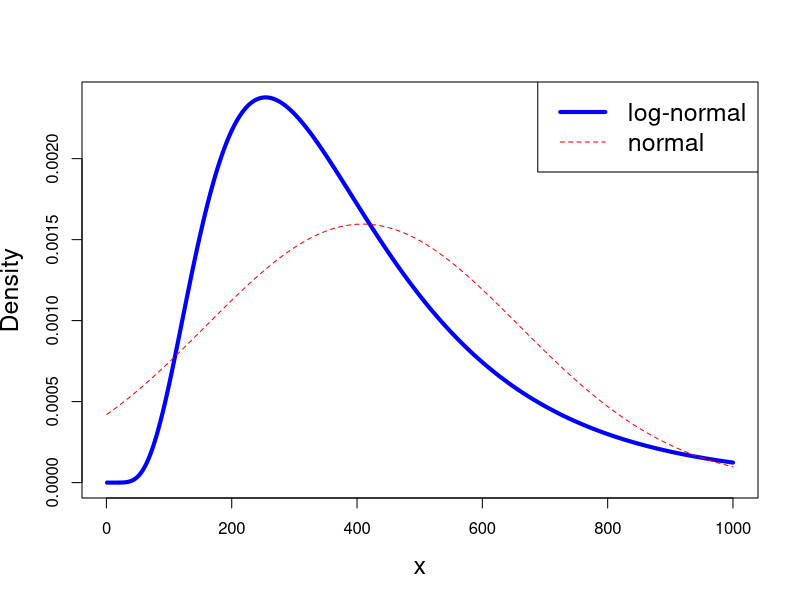

Generate this figure with R:
print('file: SolutionPDsPDFsLognormNorm.R')
# EXERCISE & SOLUTION: plot lognormal & normal PDF: mu=409, sigma=250
LNparams = function(mu,sigma){
  # Calculate parameters alpha, beta for lognormal PDF from
  # mean mu > 0 and standard deviation sigma
  # DWG 7/2019 (based on function lnormal.params from bayescount)
  beta = sqrt(log(sigma^2/mu^2+1))
  alpha = log(mu) - ((beta^2)/2)
  return(c(alpha,beta))
}
mu=409; sigma=250
out = LNparams(mu,sigma)
alpha = out[1]; beta = out[2]
x = 1:1000
y = dlnorm(x,alpha,beta)
yn = dnorm(x,mu,sigma)
# png('LognormalNormal220301.png',width=16,height=16,units='cm',res=300)
plot(x,y,type='l',lwd=4,col='blue',xlab='x',ylab='Density',las=0,cex.lab=1.5)
lines(x,yn,col='red',lty=2)
legend('topright',legend=c('log-normal','normal'),col=c('blue','red'),lty=c(1,2),
       lwd=c(4,1),cex=1.5)
# dev.off()
